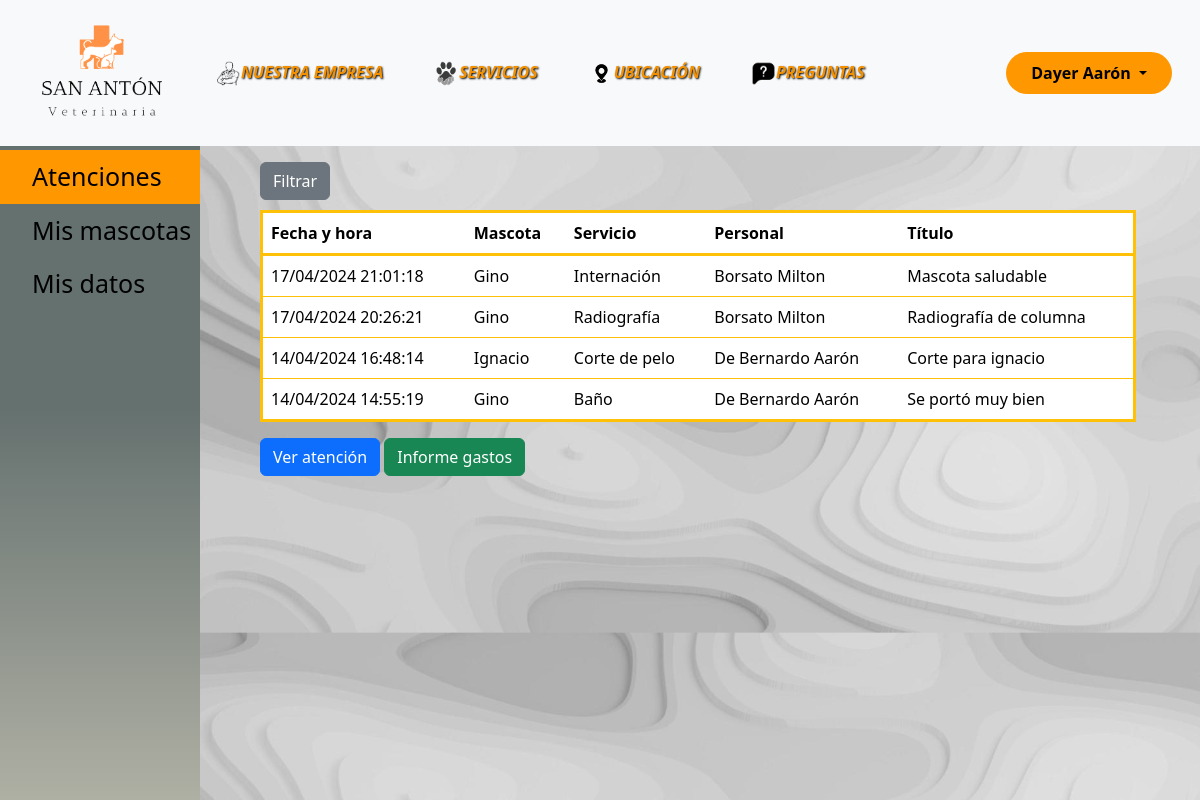
Screenshot of /consultaAtenciones.php (signed in) with the database file from the repository.
### tables this page shows
CREATE TABLE `atenciones` (
  `id` int(11) UNSIGNED NOT NULL,
  `mascota_id` int(11) UNSIGNED NOT NULL,
  `servicio_id` int(11) UNSIGNED NOT NULL,
  `personal_id` int(11) UNSIGNED NOT NULL,
  `fecha_hora` datetime NOT NULL DEFAULT current_timestamp(),
  `fecha_hora_salida` datetime DEFAULT NULL,
  `titulo` varchar(35) DEFAULT NULL,
  `descripcion` text DEFAULT NULL,
  `precio` decimal(10,2) NOT NULL
);

CREATE TABLE `mascotas` (
  `id` int(11) UNSIGNED NOT NULL,
  `cliente_id` int(11) UNSIGNED NOT NULL,
  `nombre` varchar(30) NOT NULL,
  `foto` mediumblob DEFAULT NULL,
  `raza` varchar(30) NOT NULL,
  `color` varchar(30) NOT NULL,
  `fecha_de_nac` date NOT NULL,
  `fecha_muerte` date DEFAULT NULL,
  `baja` tinyint(4) NOT NULL DEFAULT 0
);

CREATE TABLE `servicios` (
  `id` int(11) UNSIGNED NOT NULL,
  `nombre` varchar(30) NOT NULL,
  `tipo_servicio_id` int(11) UNSIGNED NOT NULL,
  `precio` decimal(10,2) NOT NULL,
  `rango_fechas` tinyint(1) NOT NULL DEFAULT 0,
  `baja` tinyint(4) NOT NULL DEFAULT 0
);

### consultasdb/connection.php (called while the page is built, shortened)
<?php
    function consultaSQL($query){
        $connection = mysqli_connect(SERVIDOR, USUARIO, CONTRASENIA, DATABASE) or die('Conexión fallida');
        $resultados = mysqli_query($connection, $query);
        return $resultados;
    }
?>

### consultaAtenciones.php (the view, shortened to what this page needs)
<?php
    include_once 'consultasdb/connection.php';
    $filtroM = '';
    $filtroA = $filtroM;
    $query = "SELECT atenciones.id, mascotas.nombre AS mascota_nombre, servicios.nombre, CONCAT(personal.apellido, ' ', personal.nombre) AS personal, atenciones.fecha_hora,
        atenciones.fecha_hora_salida, atenciones.titulo, atenciones.precio, atenciones.descripcion FROM atenciones INNER JOIN mascotas ON mascotas.id = atenciones.mascota_id
        INNER JOIN servicios ON servicios.id = atenciones.servicio_id INNER JOIN personal ON personal.id = atenciones.personal_id
        INNER JOIN clientes ON mascotas.cliente_id = clientes.id WHERE mascotas.cliente_id = $_SESSION[cliente_id] $filtroA ORDER BY atenciones.fecha_hora DESC";
    $atenciones = consultaSQL($query);
?>
<!DOCTYPE html>
<html lang="es">
    <head>
        <link href="https://cdn.jsdelivr.net/npm/bootstrap@5.3.2/dist/css/bootstrap.min.css" rel="stylesheet">
        <link rel="stylesheet" href="styles/styles.css" type="text/css">
    </head>
    <body>
        <?php include_once 'snippets/menuSuperior.php' ?>
        <div class="container-fluid p-0">
            <div class="row">
                <?php  $_SESSION['item'] = 'atenciones'; include_once 'snippets/menuLateral.php'; ?>
                <div class="col-12 col-md-7 col-lg-8 col-xl-9 mt-3">
                    <div class="col-12 col-md-6 col-lg-4 col-xl-4">
                        <div>
                            <button type="button" class="btn btn-secondary" style="margin-bottom:10px" data-bs-toggle="collapse" data-bs-target="#formFiltro">Filtrar</button>
                        </div>
                    </div>
                    <table class="table">
                        <thead class="border-3 border-warning">
                            <tr>
                                <th scope="col">Fecha y hora</th>
                                <th scope="col">Mascota</th>
                                <th scope="col">Servicio</th>
                                <th scope="col" class="d-none d-sm-table-cell">Personal</th>
                                <th scope="col" class="d-none d-sm-table-cell">Título</th>
                            </tr>
                        </thead>
                        <tbody class="border-3 border-warning">
<?php
                        foreach ($atenciones as $a){
                            echo "<tr id=idAtencion:$a[id] onclick=getId(this) ondblclick=mostrarAtencion() tabindex=0 onkeydown=if(event.key=='Enter'){getId(this)}>";
                                echo '<td>' . date("d/m/Y H:i:s", strtotime($a['fecha_hora'])) . '</td>';
                                echo "<td>$a[mascota_nombre]</td>";
                                echo "<td>$a[nombre]</td>";
                                echo "<td class='d-none d-sm-table-cell'>$a[personal]</td>";
                                echo "<td class='d-none d-sm-table-cell'>$a[titulo]</td>";
                            echo "</tr>";
                        }
?>
                        </tbody>
                    </table>
                    <div style="display: inline-block;">
                        <button type="button" class="btn btn-primary" id="btnVerAtencion" onclick="mostrarAtencion()">Ver atención</button>
                        <button type="button" class="btn btn-success" data-bs-toggle="modal" data-bs-target="#modalInforme">Informe gastos</button>
                    </div>
                </div>
            </div>
        </div>
    </body>
</html>

### styles/styles.css (style rules this page uses)
body { margin: 0; padding: 0; background-image: url(../recursos/fondoOficial.jpg); background-repeat: repeat-y; background-size: cover; }
.table { cursor: pointer; }
.row { margin: 0; }

### rows the page displays
atenciones: fecha_hora "17/04/2024 21:01:18", mascota.nombre "Gino", servicio.nombre "Internación", a "Borsato Milton", titulo "Mascota saludable"
atenciones: fecha_hora "17/04/2024 20:26:21", mascota.nombre "Gino", servicio.nombre "Radiografía", a "Borsato Milton", titulo "Radiografía de columna"
atenciones: fecha_hora "14/04/2024 16:48:14", mascota.nombre "Ignacio", servicio.nombre "Corte de pelo", a "De Bernardo Aarón", titulo "Corte para ignacio"
atenciones: fecha_hora "14/04/2024 14:55:19", mascota.nombre "Gino", servicio.nombre "Baño", a "De Bernardo Aarón", titulo "Se portó muy bien"

### other values shown
$nombreCompleto "Dayer Aarón"
